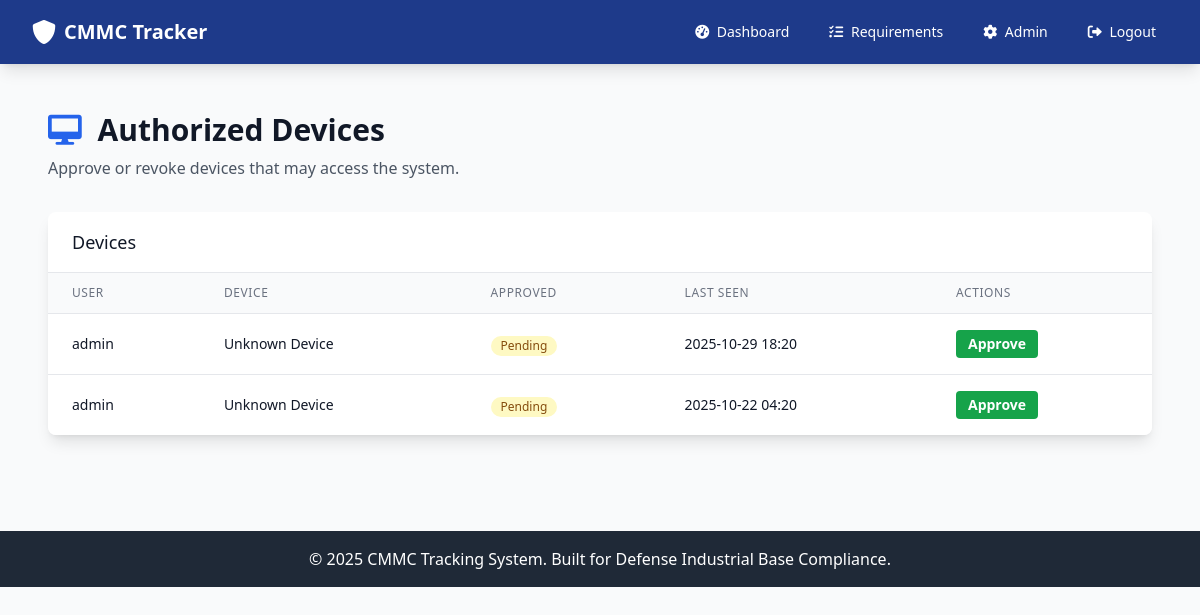
Page /admin/devices (signed in) on the earlier database version.
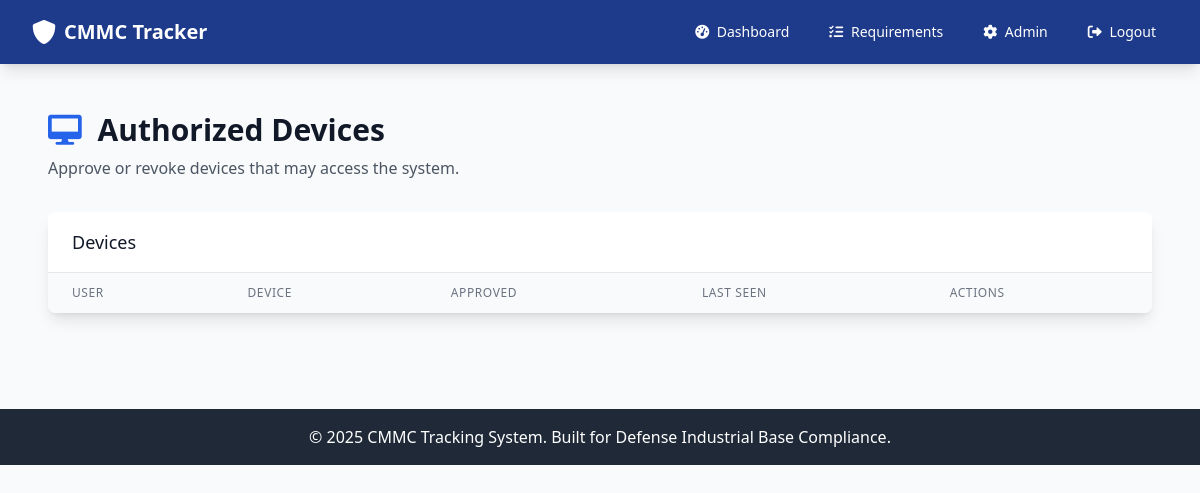
Same page on the later database version.
### app.py (models this page shows)
class AuthorizedDevice(db.Model):
    __tablename__ = 'authorized_device'
    id = db.Column(db.Integer, primary_key=True)
    user_id = db.Column(db.Integer, db.ForeignKey('user.id'))
    device_name = db.Column(db.String(200))
    device_token = db.Column(db.String(64), unique=True, nullable=False)
    is_approved = db.Column(db.Boolean, default=False, nullable=False)
    last_seen_at = db.Column(db.DateTime, default=datetime.utcnow, onupdate=datetime.utcnow)
    user = db.relationship('User', backref='devices')

class User(db.Model):
    id = db.Column(db.Integer, primary_key=True)
    username = db.Column(db.String(80), unique=True, nullable=False)
    email = db.Column(db.String(120), unique=True, nullable=False)
    password_hash = db.Column(db.String(120), nullable=False)
    role = db.Column(db.String(20), default='user')  # 'admin' or 'user'
    company = db.Column(db.String(200))
    created_at = db.Column(db.DateTime, default=datetime.utcnow)
    is_authorized = db.Column(db.Boolean, default=False, nullable=False)

### app.py (the view)
@app.route('/admin/devices')
@admin_required
def admin_devices():
    devices = AuthorizedDevice.query.order_by(AuthorizedDevice.last_seen_at.desc()).all()
    return render_template('admin/devices.html', devices=devices)

### app.py (called while the page is built, shortened)
def admin_required(f):
    @wraps(f)
    def decorated_function(*args, **kwargs):
        if 'user_id' not in session:
            flash('Please log in to access this page.', 'warning')
            return redirect(url_for('login'))
        user = User.query.get(session['user_id'])
        if not user or user.role != 'admin':
            flash('Admin access required.', 'error')
            return redirect(url_for('dashboard'))
        return f(*args, **kwargs)
    return decorated_function

@app.before_request
def enforce_device_and_user_authorization():
    open_endpoints = {
        'index', 'login', 'register', 'logout', 'static', 'device_pending'
    }
    if request.endpoint in open_endpoints:
        return None
    if 'user_id' not in session:
        return None
    user = User.query.get(session['user_id'])
    if not user:
        session.clear()
        return redirect(url_for('login'))
    if not user.is_authorized:
        flash('Your account is awaiting authorization by an administrator.', 'warning')
        return redirect(url_for('index'))
    if user.role == 'admin':
        return None

### templates/admin/devices.html (shortened to what this page needs)
{% extends "base.html" %}
{% block content %}
<div class="px-4 py-6">
    <div class="mb-8">
        <h1 class="text-3xl font-bold text-gray-900 mb-2">
            <i class="fas fa-desktop text-blue-600 mr-2"></i>
            Authorized Devices
        </h1>
        <p class="text-gray-600">Approve or revoke devices that may access the system.</p>
    </div>
    <div class="bg-white shadow-lg rounded-lg overflow-hidden">
        <div class="px-6 py-4 border-b border-gray-200">
            <h3 class="text-lg font-medium text-gray-900">Devices</h3>
        </div>
        <div class="overflow-x-auto">
            <table class="min-w-full divide-y divide-gray-200">
                <thead class="bg-gray-50">
                    <tr>
                        <th class="px-6 py-3 text-left text-xs font-medium text-gray-500 uppercase tracking-wider">User</th>
                        <th class="px-6 py-3 text-left text-xs font-medium text-gray-500 uppercase tracking-wider">Device</th>
                        <th class="px-6 py-3 text-left text-xs font-medium text-gray-500 uppercase tracking-wider">Approved</th>
                        <th class="px-6 py-3 text-left text-xs font-medium text-gray-500 uppercase tracking-wider">Last Seen</th>
                        <th class="px-6 py-3 text-left text-xs font-medium text-gray-500 uppercase tracking-wider">Actions</th>
                    </tr>
                </thead>
                <tbody class="bg-white divide-y divide-gray-200">
                    {% for d in devices %}
                    <tr class="hover:bg-gray-50">
                        <td class="px-6 py-4 whitespace-nowrap text-sm text-gray-900">{{ d.user.username if d.user else 'Unassigned' }}</td>
                        <td class="px-6 py-4 text-sm text-gray-900">{{ d.device_name or 'Unknown' }}</td>
                        <td class="px-6 py-4 whitespace-nowrap">
                            {% if d.is_approved %}
                                <span class="inline-flex items-center px-2.5 py-0.5 rounded-full text-xs font-medium bg-green-100 text-green-800">Approved</span>
                            {% else %}
                                <span class="inline-flex items-center px-2.5 py-0.5 rounded-full text-xs font-medium bg-yellow-100 text-yellow-800">Pending</span>
                            {% endif %}
                        </td>
                        <td class="px-6 py-4 whitespace-nowrap text-sm text-gray-900">{{ d.last_seen_at.strftime('%Y-%m-%d %H:%M') if d.last_seen_at else '-' }}</td>
                        <td class="px-6 py-4 whitespace-nowrap text-sm">
                            {% if not d.is_approved %}
                            <form method="POST" action="{{ url_for('admin_approve_device', device_id=d.id) }}" class="inline">
                                <button class="bg-green-600 hover:bg-green-700 text-white font-bold py-1 px-3 rounded text-sm transition duration-200" type="submit">Approve</button>
                            </form>
                            {% else %}
                            <form method="POST" action="{{ url_for('admin_revoke_device', device_id=d.id) }}" class="inline">
                                <button class="bg-red-600 hover:bg-red-700 text-white font-bold py-1 px-3 rounded text-sm transition duration-200" type="submit">Revoke</button>
                            </form>
                            {% endif %}
                        </td>
                    </tr>
                    {% endfor %}
                </tbody>
            </table>
        </div>
    </div>
</div>
{% endblock %}

### templates/base.html (shortened to what this page needs)
<!DOCTYPE html>
<html lang="en">
<head>
    <script src="https://cdn.tailwindcss.com"></script>
    <link href="https://cdnjs.cloudflare.com/ajax/libs/font-awesome/6.0.0/css/all.min.css" rel="stylesheet">
</head>
<body class="bg-gray-50 min-h-screen">
    <nav class="bg-blue-900 text-white shadow-lg">
        <div class="max-w-7xl mx-auto px-4 sm:px-6 lg:px-8">
            <div class="flex justify-between items-center h-16">
                <div class="flex items-center">
                    <a href="{{ url_for('index') }}" class="flex items-center space-x-2">
                        <i class="fas fa-shield-alt text-2xl"></i>
                        <span class="font-bold text-xl">CMMC Tracker</span>
                    </a>
                </div>
                <div class="hidden md:block">
                    <div class="ml-10 flex items-baseline space-x-4">
                        {% if session.user_id %}
                            <a href="{{ url_for('dashboard') }}" class="hover:bg-blue-800 px-3 py-2 rounded-md text-sm font-medium">
                                <i class="fas fa-tachometer-alt mr-1"></i> Dashboard
                            </a>
                            <a href="{{ url_for('requirements') }}" class="hover:bg-blue-800 px-3 py-2 rounded-md text-sm font-medium">
                                <i class="fas fa-list-check mr-1"></i> Requirements
                            </a>
                            {% if session.user_role == 'admin' %}
                                <a href="{{ url_for('admin_panel') }}" class="hover:bg-blue-800 px-3 py-2 rounded-md text-sm font-medium">
                                    <i class="fas fa-cog mr-1"></i> Admin
                                </a>
                            {% endif %}
                            <a href="{{ url_for('logout') }}" class="hover:bg-red-600 px-3 py-2 rounded-md text-sm font-medium">
                                <i class="fas fa-sign-out-alt mr-1"></i> Logout
                            </a>
                        {% endif %}
                    </div>
                </div>
            </div>
        </div>
    </nav>
    <main class="max-w-7xl mx-auto py-6 sm:px-6 lg:px-8">
        {% block content %}{% endblock %}
    </main>
    <footer class="bg-gray-800 text-white mt-12">
        <div class="max-w-7xl mx-auto py-4 px-4 sm:px-6 lg:px-8">
            <div class="text-center">
                <p>&copy; 2025 CMMC Tracking System. Built for Defense Industrial Base Compliance.</p>
            </div>
        </div>
    </footer>
</body>
</html>

Differences in the rows shown:
removed AuthorizedDevice: user "admin", device_name "Unknown Device", is_approved "Pending", last_seen_at "2025-10-29 18:20"
removed AuthorizedDevice: user "admin", device_name "Unknown Device", is_approved "Pending", last_seen_at "2025-10-22 04:20"
